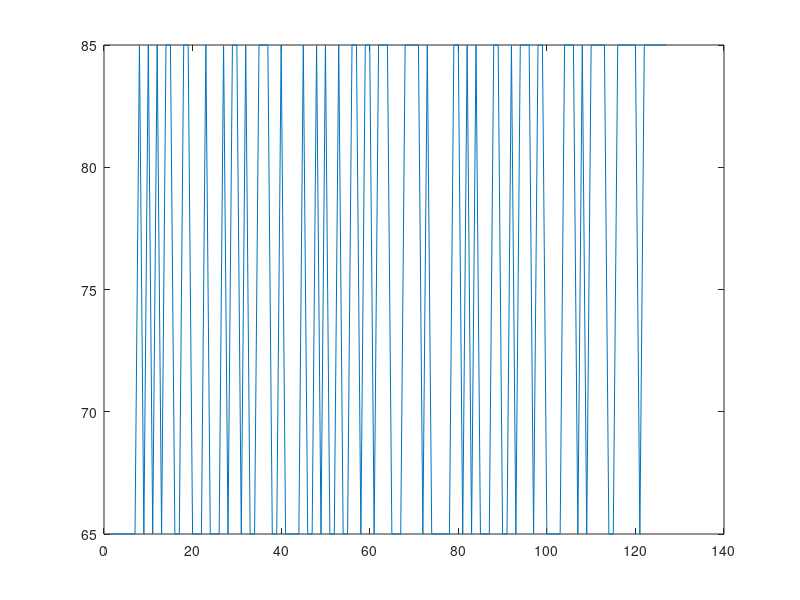

Recreate this plot in MATLAB. (Note: this script raises an error after producing the figure.)
clear all;close all;clc
n=7;
N=2^n-1;
A= [1 0 0 0 0 0 1];
u(1:8,1)=[0 0 0 0 0 0 0 1];

for k=9:N
        u(k) = rem(A(1)*u(k-1)+A(2)*u(k-2)+A(3)*u(k-3)+A(4)*u(k-4)+...
            A(5)*u(k-5)+A(6)*u(k-6)+A(7)*u(k-7)+1,2);
       
end

u=20*u+65;
figure(1)
plot(u)

%metodo de matlab
uid = idinput(127,'prbs',[0 1],[65 85])
hold on
plot(uid,'--r')
axis tight